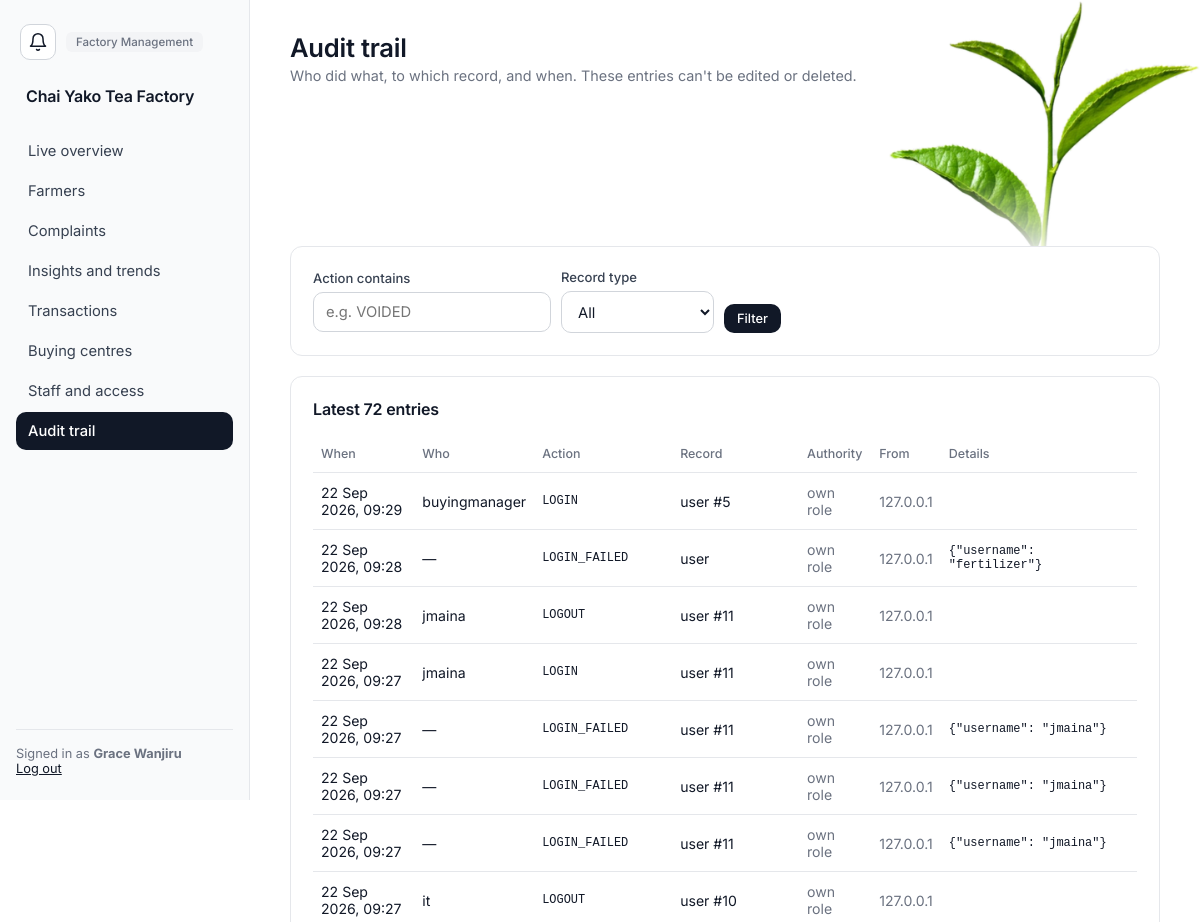
Before: /management/audit (signed in, upper part) with the older database file.
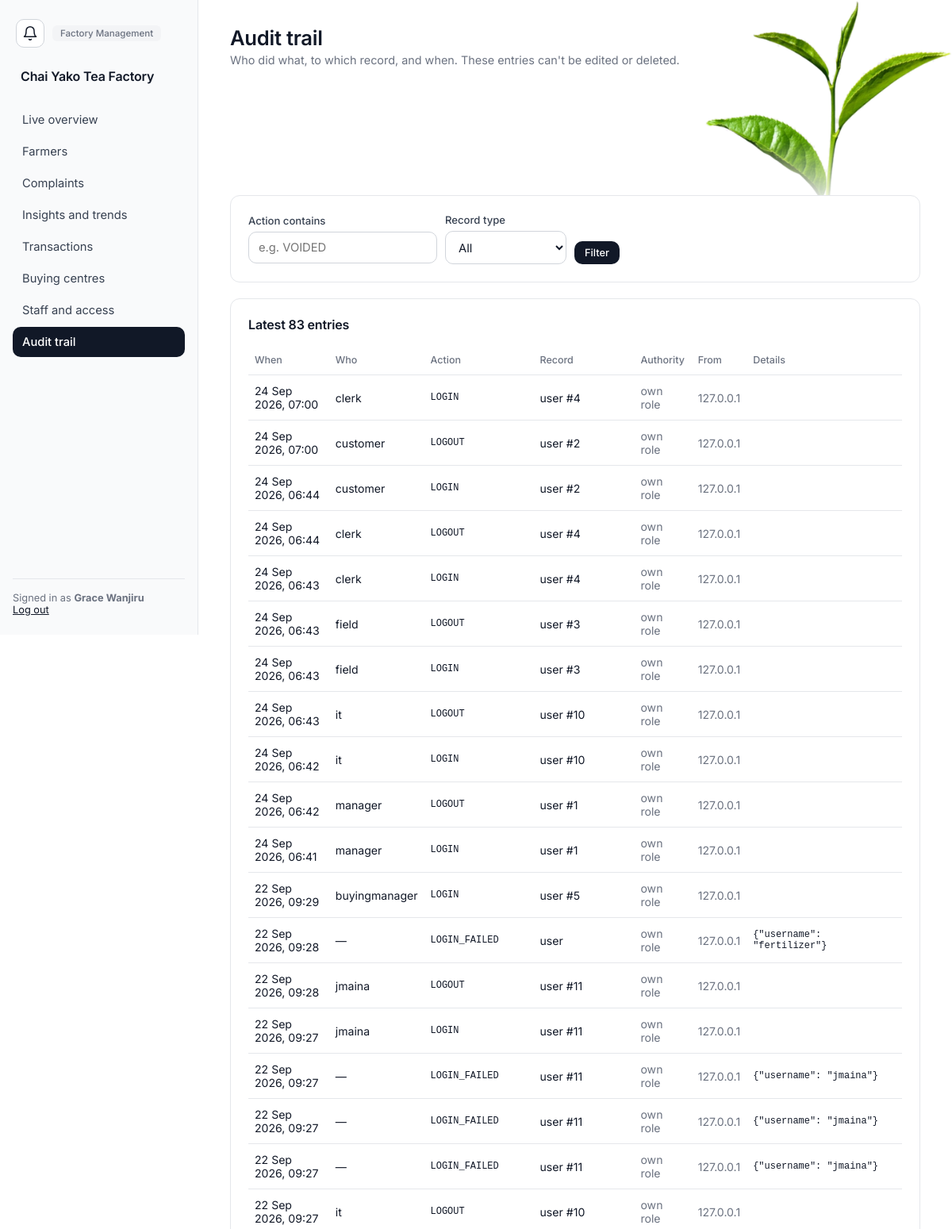
After: the same page with the newer database file.
### app/models.py (models this page shows, shortened)
class Department(db.Model):
    __tablename__ = "departments"
    id = db.Column(db.Integer, primary_key=True)
    name = db.Column(db.String(100), unique=True, nullable=False)
    description = db.Column(db.String(255))
    status = db.Column(db.String(20), nullable=False, default="ACTIVE")
    created_at = db.Column(db.DateTime, nullable=False, default=utcnow)
    updated_at = db.Column(db.DateTime, nullable=False, default=utcnow, onupdate=utcnow)
    employees = db.relationship("Employee", back_populates="department")

class Employee(db.Model):
    __tablename__ = "employees"
    id = db.Column(db.Integer, primary_key=True)
    employee_number = db.Column(db.String(30), unique=True, nullable=False)
    first_name = db.Column(db.String(80), nullable=False)
    last_name = db.Column(db.String(80), nullable=False)
    phone = db.Column(db.String(30))
    email = db.Column(db.String(120))
    department_id = db.Column(db.Integer, db.ForeignKey("departments.id"), nullable=False, index=True)
    status = db.Column(db.String(20), nullable=False, default="ACTIVE")
    created_at = db.Column(db.DateTime, nullable=False, default=utcnow)
    updated_at = db.Column(db.DateTime, nullable=False, default=utcnow, onupdate=utcnow)
    department = db.relationship("Department", back_populates="employees")
    roles = db.relationship("Role", secondary=employee_roles, back_populates="employees")
    user = db.relationship("User", back_populates="employee", uselist=False)
    @property
    def full_name(self):
        return f"{self.first_name} {self.last_name}"

class AuditLog(db.Model):
    __tablename__ = "audit_logs"
    id = db.Column(db.Integer, primary_key=True)
    user_id = db.Column(db.Integer, db.ForeignKey("users.id"))
    action = db.Column(db.String(60), nullable=False)
    entity_type = db.Column(db.String(60))
    entity_id = db.Column(db.Integer)
    old_value = db.Column(db.Text)   # JSON
    new_value = db.Column(db.Text)   # JSON
    delegation_id = db.Column(db.Integer, db.ForeignKey("delegations.id"))
    ip_address = db.Column(db.String(45))
    created_at = db.Column(db.DateTime, nullable=False, default=utcnow)
    user = db.relationship("User")
    delegation = db.relationship("Delegation")
    __table_args__ = (
        db.Index("ix_audit_entity", "entity_type", "entity_id"),
        db.Index("ix_audit_created", "created_at"),
    )

class User(UserMixin, db.Model):
    __tablename__ = "users"
    id = db.Column(db.Integer, primary_key=True)
    employee_id = db.Column(db.Integer, db.ForeignKey("employees.id"), unique=True, nullable=False)
    username = db.Column(db.String(80), unique=True, nullable=False)
    password_hash = db.Column(db.String(255), nullable=False)
    pin_hash = db.Column(db.String(255))
    status = db.Column(db.String(20), nullable=False, default="ACTIVE")
    last_login_at = db.Column(db.DateTime)
    created_at = db.Column(db.DateTime, nullable=False, default=utcnow)
    updated_at = db.Column(db.DateTime, nullable=False, default=utcnow, onupdate=utcnow)
    employee = db.relationship("Employee", back_populates="user")
    @property
    def is_active(self):
        return self.status == "ACTIVE" and self.employee.status == "ACTIVE"
    @property
    def full_name(self):
        return self.employee.full_name
    @property
    def department(self):
        return self.employee.department

### app/management.py (the view)
@management_bp.route("/audit")
@permission_required("VIEW_AUDIT_LOG")
def audit():
    action = request.args.get("action", "").strip().upper()
    entity = request.args.get("entity", "").strip()
    query = AuditLog.query.outerjoin(User, User.id == AuditLog.user_id)
    if action:
        query = query.filter(AuditLog.action.like(f"%{action}%"))
    if entity:
        query = query.filter(AuditLog.entity_type == entity)
    entries = query.order_by(AuditLog.id.desc()).limit(200).all()
    entity_types = [row[0] for row in db.session.query(AuditLog.entity_type).distinct().order_by(AuditLog.entity_type)
                    if row[0]]
    return render_template("management/audit.html", entries=entries, action=action, entity=entity,
                           entity_types=entity_types)

### app/navigation.py (called while the page is built)
def home_endpoint(user):
    for permission, endpoint in _HOME:
        if has_permission(user, permission):
            return endpoint
    return "notices.board"          # an account with no working role still gets somewhere

def nav_items(user):
    allowed = [(endpoint, label) for endpoint, label, rule in _NAV
               if rule(lambda name: has_permission(user, name))]
    home = home_endpoint(user)
    allowed.sort(key=lambda item: item[0] != home)      # stable: only the home item moves up
    return allowed

def home_url(user):
    return url_for(home_endpoint(user))

### app/permissions.py (called while the page is built)
def role_permission_names(user):
    cache = g.setdefault("_role_permissions", {})
    if user.id not in cache:
        cache[user.id] = {
            permission.name
            for role in user.employee.roles if role.status == "ACTIVE"
            for permission in role.permissions
        }
    return cache[user.id]

def active_delegations(user):
    cache = g.setdefault("_active_delegations", {})
    if user.id not in cache:
        now = utcnow()
        rows = Delegation.query.filter_by(delegate_employee_id=user.employee_id, status="ACTIVE").all()
        cache[user.id] = [
            d for d in rows
            if delegation_is_active(d.status, d.start_at, d.expires_at, d.withdrawn_at, now)
        ]
    return cache[user.id]

def permission_source(user, name):
    if user is None or not getattr(user, "is_authenticated", False):
        return None
    if name in role_permission_names(user):
        return ("role", None)
    for delegation in active_delegations(user):
        if delegation.permission.name == name:
            return ("delegation", delegation.id)
    return None

def has_permission(user, name):
    return permission_source(user, name) is not None

def permission_required(*names):
    assert names, "permission_required() needs at least one permission name"
    def decorator(view):
        @wraps(view)
        @login_required
        def wrapped(*args, **kwargs):
            for name in names:
                source = permission_source(current_user, name)
                if source is not None:
                    g.acting_delegation_id = source[1]
                    return view(*args, **kwargs)
            abort(403)
        return wrapped
    return decorator

### app/timeutil.py (called while the page is built)
def utcnow():
    return datetime.now(timezone.utc).replace(tzinfo=None)

def to_eat(moment):
    return moment + EAT_OFFSET if moment else None

### app/templates/management/audit.html (shortened to what this page needs)
{% extends "layout/base.html" %}
{% block content %}
<div class="topbar">
  <div class="greeting"><h1>Audit trail</h1><p>Who did what, to which record, and when. These entries can't be edited or deleted.</p></div>
</div>
<div class="card mb">
  <form method="GET" class="chart-toolbar" style="margin:0;">
    <div><label>Action contains</label><input type="text" name="action" value="{{ action }}" placeholder="e.g. VOIDED"></div>
    <div><label>Record type</label>
      <select name="entity"><option value="">All</option>
      </select></div>
    <div style="align-self:flex-end;"><button class="btn btn-primary btn-sm" type="submit">Filter</button></div>
  </form>
</div>
<div class="card">
  <div class="card-header"><h3>Latest {{ entries|length }} entries</h3></div>
  <div class="table-scroll">
  <table>
    <thead><tr><th>When</th><th>Who</th><th>Action</th><th>Record</th><th>Authority</th><th>From</th><th>Details</th></tr></thead>
    <tbody>
      {% for e in entries %}
      <tr>
        <td>{{ e.created_at|eat }}</td>
        <td>{{ e.user.username if e.user else '—' }}</td>
        <td class="mono">{{ e.action }}</td>
        <td>{{ e.entity_type or '—' }}{% if e.entity_id %} #{{ e.entity_id }}{% endif %}</td>
        <td>{% if e.delegation_id %}<span class="tag tag-dept">delegation #{{ e.delegation_id }}</span>{% else %}<span class="muted">own role</span>{% endif %}</td>
        <td class="muted">{{ e.ip_address or '' }}</td>
        <td class="mono" style="max-width:340px; word-break:break-word;">{% if e.old_value %}was {{ e.old_value }}<br>{% endif %}{{ e.new_value or '' }}</td>
      </tr>
      {% endfor %}
    </tbody>
  </table>
  </div>
</div>
{% endblock %}

### app/templates/layout/base.html (shortened to what this page needs)
<!DOCTYPE html>
<html lang="en">
<head>
<link rel="stylesheet" href="{{ url_for('static', filename='css/style.css') }}">
</head>
<body>
<div class="app-shell">
  <img class="leaf-corner" src="{{ url_for('static', filename='img/tea-leaf.png') }}" alt="" aria-hidden="true">
  <aside class="sidebar factory" id="sidebar">
    <div class="sidebar-top">
      <a href="{{ url_for('notices.board') }}" class="bell {% if request.endpoint and request.endpoint.startswith('notices.') %}active{% endif %}" aria-label="Notices" title="Notices"><svg viewBox="0 0 24 24" fill="none" stroke="currentColor" stroke-width="1.8" stroke-linecap="round" stroke-linejoin="round" aria-hidden="true"><path d="M18 8A6 6 0 0 0 6 8c0 7-3 9-3 9h18s-3-2-3-9"/><path d="M13.7 21a2 2 0 0 1-3.4 0"/></svg></a>
      <span class="role-badge">{{ current_user.department.name }}</span>
    </div>
    <div class="brand">{{ factory_name }}</div>
    <nav class="sidebar-links">
      {% for endpoint, label in nav_items %}
        <a href="{{ url_for(endpoint) }}" class="nav-link {% if request.endpoint and request.endpoint.startswith(endpoint) %}active{% endif %}">{{ label }}</a>
      {% endfor %}
    </nav>
    <div class="sidebar-footer">
      Signed in as <strong>{{ current_user.full_name }}</strong><br>
      <a href="{{ url_for('auth.logout') }}">Log out</a>
    </div>
  </aside>
  <main class="main-area">
    {% block content %}{% endblock %}
  </main>
</div>
</body>
</html>

Changed rows visible on the page:
added AuditLog: created_at|eat "24 Sep 2026, 07:00", user "clerk", action "LOGIN", entity_type "user", entity_id "4", shows "own role", ip_address "127.0.0.1"
added AuditLog: created_at|eat "24 Sep 2026, 07:00", user "customer", action "LOGOUT", entity_type "user", entity_id "2", shows "own role", ip_address "127.0.0.1"
added AuditLog: created_at|eat "24 Sep 2026, 06:44", user "customer", action "LOGIN", entity_type "user", entity_id "2", shows "own role", ip_address "127.0.0.1"
added AuditLog: created_at|eat "24 Sep 2026, 06:44", user "clerk", action "LOGOUT", entity_type "user", entity_id "4", shows "own role", ip_address "127.0.0.1"
added AuditLog: created_at|eat "24 Sep 2026, 06:43", user "clerk", action "LOGIN", entity_type "user", entity_id "4", shows "own role", ip_address "127.0.0.1"
added AuditLog: created_at|eat "24 Sep 2026, 06:43", user "field", action "LOGOUT", entity_type "user", entity_id "3", shows "own role", ip_address "127.0.0.1"
added AuditLog: created_at|eat "24 Sep 2026, 06:43", user "field", action "LOGIN", entity_type "user", entity_id "3", shows "own role", ip_address "127.0.0.1"
added AuditLog: created_at|eat "24 Sep 2026, 06:43", user "it", action "LOGOUT", entity_type "user", entity_id "10", shows "own role", ip_address "127.0.0.1"
added AuditLog: created_at|eat "24 Sep 2026, 06:42", user "it", action "LOGIN", entity_type "user", entity_id "10", shows "own role", ip_address "127.0.0.1"
added AuditLog: created_at|eat "24 Sep 2026, 06:42", user "manager", action "LOGOUT", entity_type "user", entity_id "1", shows "own role", ip_address "127.0.0.1"
added AuditLog: created_at|eat "24 Sep 2026, 06:41", user "manager", action "LOGIN", entity_type "user", entity_id "1", shows "own role", ip_address "127.0.0.1"
Other visible differences:
{{ entries|length }}: "72" → "83"
